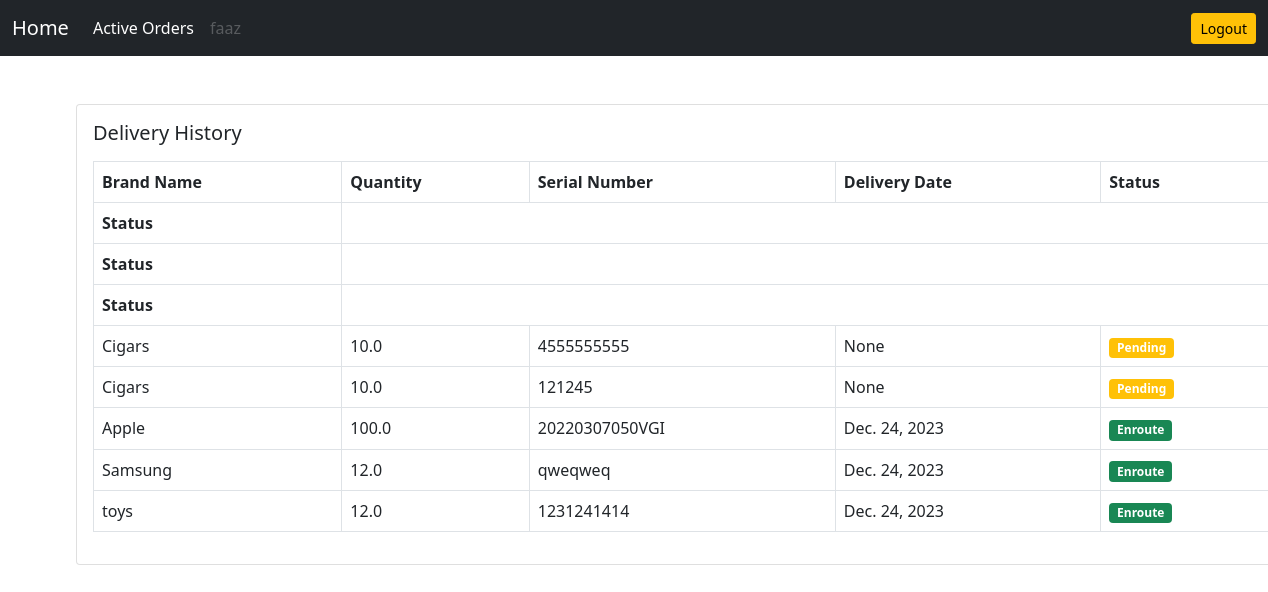
Page /delivery/delivery-history/ (signed in) on the committed database.
### users/models.py (models this page shows, shortened)
class User(AbstractUser):
    is_purchaser = models.BooleanField(default=False)
    is_warehouse = models.BooleanField(default=False)
    is_production = models.BooleanField(default=False)
    is_manager = models.BooleanField(default=False)

### delivery/models.py (models this page shows)
class Delivery(models.Model):
    sender = models.ForeignKey(User,on_delete=models.CASCADE)
    brand_name = models.CharField(max_length=100)
    quantity = models.FloatField()
    serial_number = models.CharField(max_length=100,unique=True)
    delivery_date = models.DateField()
    delivery_date = models.DateField(null=True)
    is_delivered = models.BooleanField(default=False)
    date_created = models.DateField(auto_now_add=True)
    is_verified = models.BooleanField(default=False)
    is_accepted = models.BooleanField(default=False)
    is_rejected = models.BooleanField(default=False)

### delivery/views.py (the view)
# urls.py: path('delivery-history/',views.delivery_history, name='delivery-histroy'),
def delivery_history(request):
    obj = Delivery.objects.filter(sender=request.user)
    context = {'obj':obj}
    return render(request,'delivery/delivery_history.html', context)

### templates/delivery/delivery_history.html
{% extends 'base.html' %}
{% block content %}
<div class="card mx-auto" style="width: 76rem;">
    <div class="card-body">
        <h5 class="card-title mb-3">Delivery History</h5>
        <table class="table table-bordered">
            <thead>
                <tr>
                    <th scope="col">Brand Name</th>
                    <th scope="col">Quantity</th>
                    <th scope="col">Serial Number</th>
                    <th scope="col">Delivery Date</th>
                    <th scope="col">Status</th>
                    {% for o in obj %}
                    {% if o.is_rejected%}
                    <th scope="col">Status</th>
                    {% endif %}
                </tr>
                {% endfor %}
            </thead>
            <tbody>
                {% for o in obj %}
                <tr>
                    <td>{{o.brand_name}}</td>
                    <td>{{o.quantity}}</td>
                    <td>{{o.serial_number}}</td>
                    <td>{{o.delivery_date}}</td>
                    {% if o.is_accepted%}
                    <td><span class="badge bg-success">Enroute</span></td>
                    {% elif o.is_rejected%}
                    <td><span class="badge bg-damger">Rejected</span></td>
                    {% else%}
                    <td><span class="badge bg-warning">Pending</span></td>
                    {% endif %}
                </tr>
                    {% endfor %}
            </tbody>
        </table>
    </div>
</div>
{% endblock content %}

### templates/base.html (shortened to what this page needs)
<!DOCTYPE html>
<html lang="en">
<head>
    <link href="https://cdn.jsdelivr.net/npm/bootstrap@5.0.2/dist/css/bootstrap.min.css" rel="stylesheet">
</head>
<body>
<nav class="navbar navbar-expand-lg navbar-dark bg-dark">
    <div class="container-fluid">
        <a class="navbar-brand" href="{% url 'dashboard'%}">Home</a>
        <div class="collapse navbar-collapse" id="navbarSupportedContent">
            <ul class="navbar-nav me-auto mb-2 mb-lg-0">
                <li class="nav-item">
                    <a class="nav-link active" href="{% url 'active-delivery' %}">Active Orders</a>
                </li>
                <li class="nav-item">
                    <a class="nav-link disabled" href="#" tabindex="-1" aria-disabled="true">{{request.user.username}}</a>
                </li>
            </ul>
            <a href="{% url 'logout'%}" class="btn btn-warning btn-sm">Logout</a>
        </div>
    </div>
</nav>
<div class="container mt-5">
    {% block content%}
    {% endblock content%}
</div>
</body>
</html>

### rows in the picture
User: user.username "faaz"
Delivery: is_rejected "Status", brand_name "Apple", quantity "100.0", serial_number "20220307050VGI", delivery_date "Dec. 24, 2023", is_accepted "Enroute"
Delivery: is_rejected "Status", brand_name "Samsung", quantity "12.0", serial_number "qweqweq", delivery_date "Dec. 24, 2023", is_accepted "Enroute"
Delivery: is_rejected "Status", brand_name "toys", quantity "12.0", serial_number "1231241414", delivery_date "Dec. 24, 2023", is_accepted "Enroute"
Delivery: brand_name "Cigars", quantity "10.0", serial_number "4555555555", delivery_date "None", is_accepted "Pending"
Delivery: brand_name "Cigars", quantity "10.0", serial_number "121245", delivery_date "None", is_accepted "Pending"
